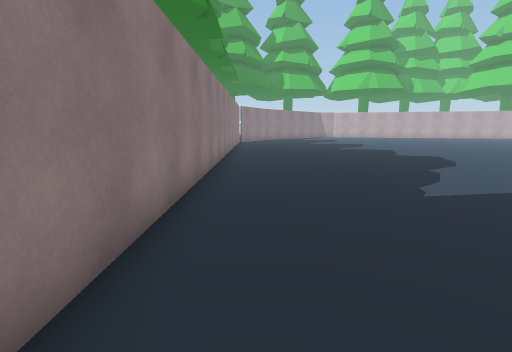
view 1 (above)

18 first-person views from a walk through a 3-D level made in the Unity game engine. The camera is 1.3 m above the floor, tilts 10° down and sees 85° across. The floor is counted in squares, 1 m on a side. Each view is taken from the middle of a square. On the plan, view 1 faces up. The plan holds only what a view shows up to about 13 squares ahead; the rest is blank. The place goes on beyond the plan.

view 2
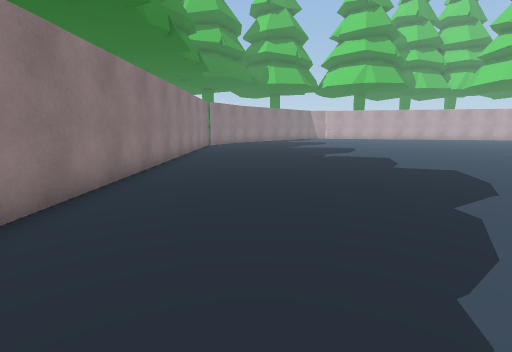

view 3
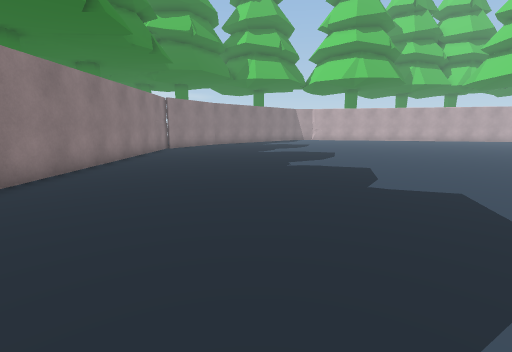

view 4
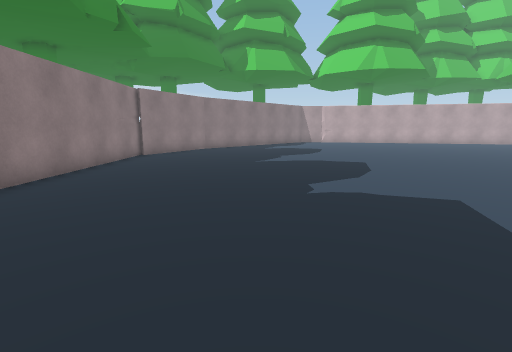

view 5
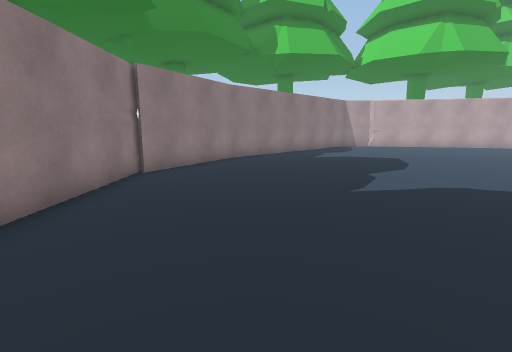

view 6
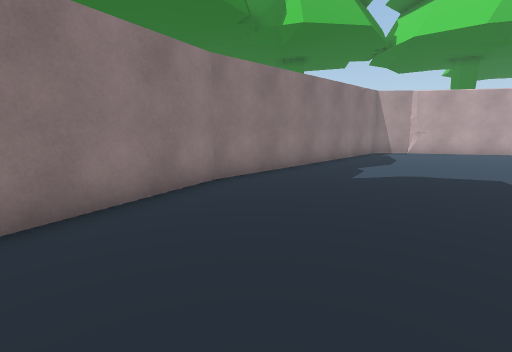

view 7
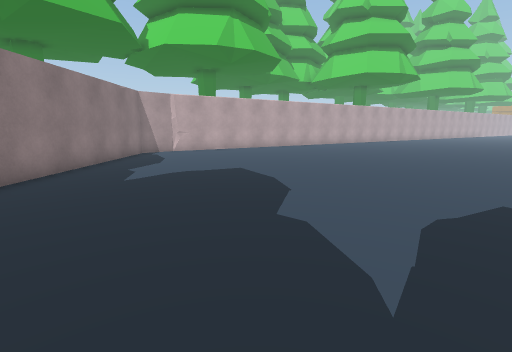

view 8
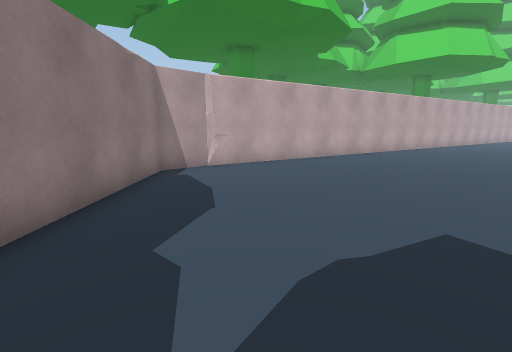

view 9
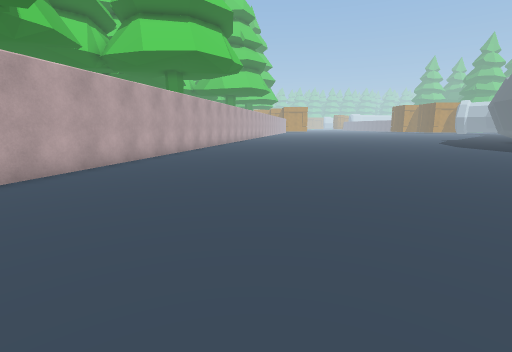

view 10
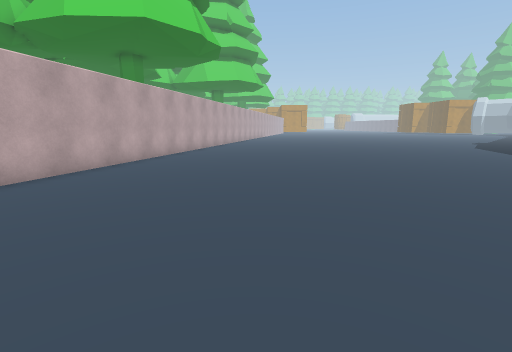

view 11
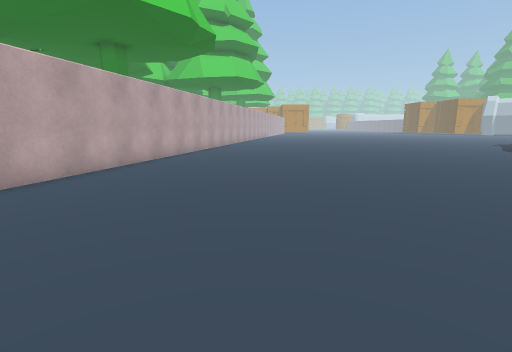

view 12
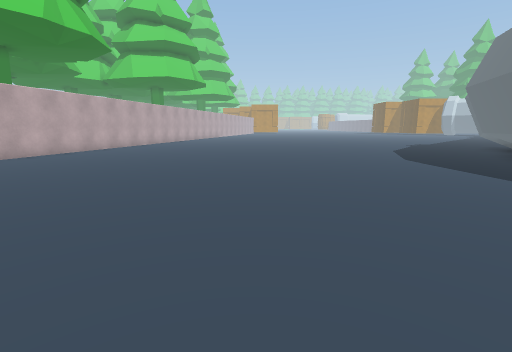

view 13
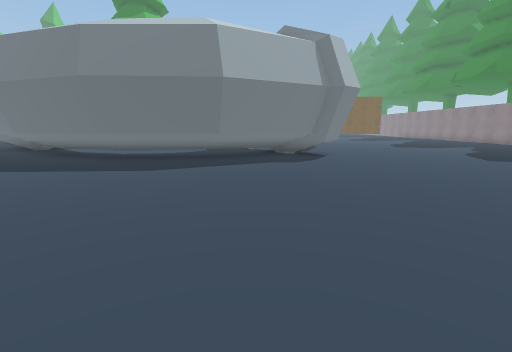

view 14
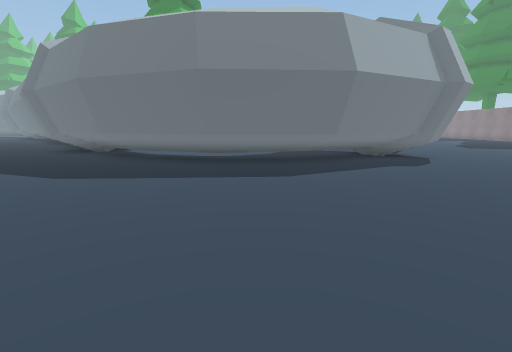

view 15
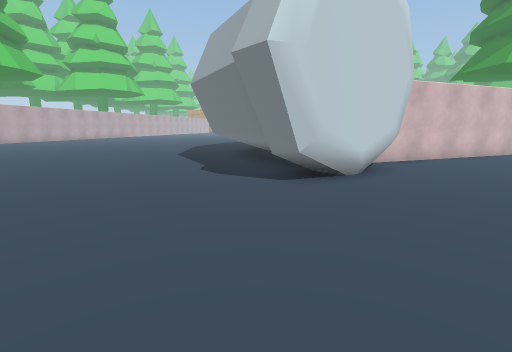

view 16
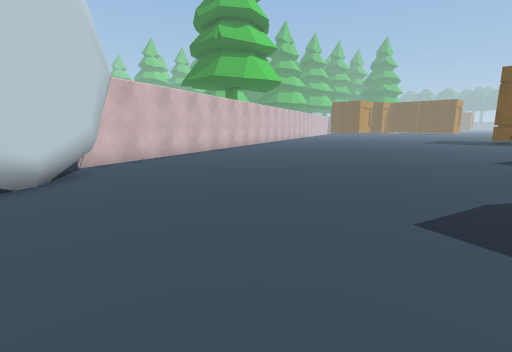

view 17
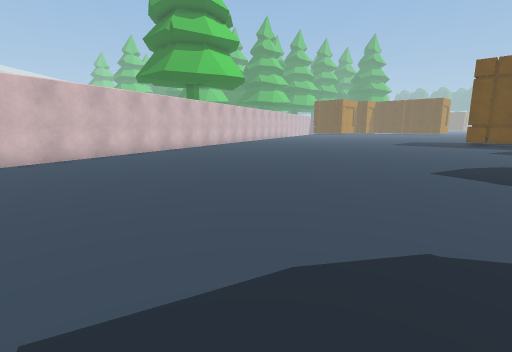

view 18
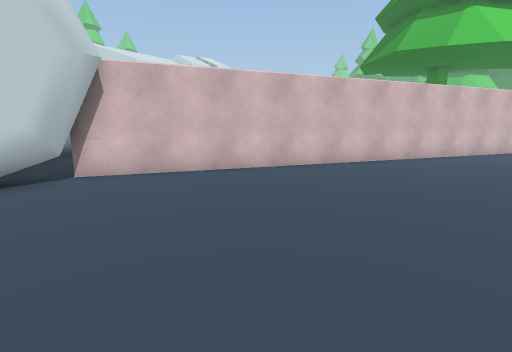

### Floor plan
Points are (right, up) in squares from view 1. A wall is a line through its corners. A room is listed if a view was taken in it or the views show most of it. See-through windows are left out.
Room 1 (views 1, 2, 3, 4, 5, 6, 7, 8, 9, 10, 11, 12, 13, 14, 15, 16, 17, 18)
walls: (13.1, 10.3) (13.7, 10.7); (13.8, 10.8) (14.6, 10.8); (13, 10) (13.9, 10.7); (13.2, 9.8) (13.1, 10.2); (14.4, 10.8) (18.3, 12.9) (22.4, 13.2) (26.8, 11.7) (28.6, 10.2); (18.4, 12.7) (22.5, 13); (16.2, 6.2) (12.8, 10.2) (13.5, 10.8); (16.6, 6.4) (15.9, 6.5); (16.8, 6.2) (16.3, 6.4); (-1.4, 24.2) (-1.4, 1.2); (1, 28) (-1.2, 23.9); (7.5, 34.6) (0.9, 27.8); (23.3, -9.2) (17.2, 6.7); (28.3, 30.6) (10.8, 34.5)
low walls: (13.5, 10.8) (15.1, 10); (14.5, 10.5) (15.5, 9.7); (14, 8.8) (13.1, 10.3); (15.3, 7.5) (14.6, 8.1) (13.6, 9.7); (16, 6.6) (15.1, 7.3); (16.4, 6.5) (15.4, 7.2)

Where each view was taken, in squares from view 1:
view 1: 0 up, 0 right, facing up
view 2: 4 up, 2 right, facing up
view 3: 7 up, 4 right, facing up
view 4: 11 up, 4 right, facing up
view 5: 16 up, 2 right, facing up
view 6: 21 up, 2 right, facing up
view 7: 21 up, 2 right, facing up-right
view 8: 27 up, 4 right, facing up-right
view 9: 28 up, 8 right, facing right
view 10: 27 up, 13 right, facing right
view 11: 27 up, 15 right, facing right
view 12: 21 up, 15 right, facing right
view 13: 23 up, 17 right, facing down
view 14: 22 up, 21 right, facing down
view 15: 11 up, 7 right, facing right
view 16: 9 up, 7 right, facing down-right
view 17: 5 up, 6 right, facing down-right
view 18: 2 up, 10 right, facing right
